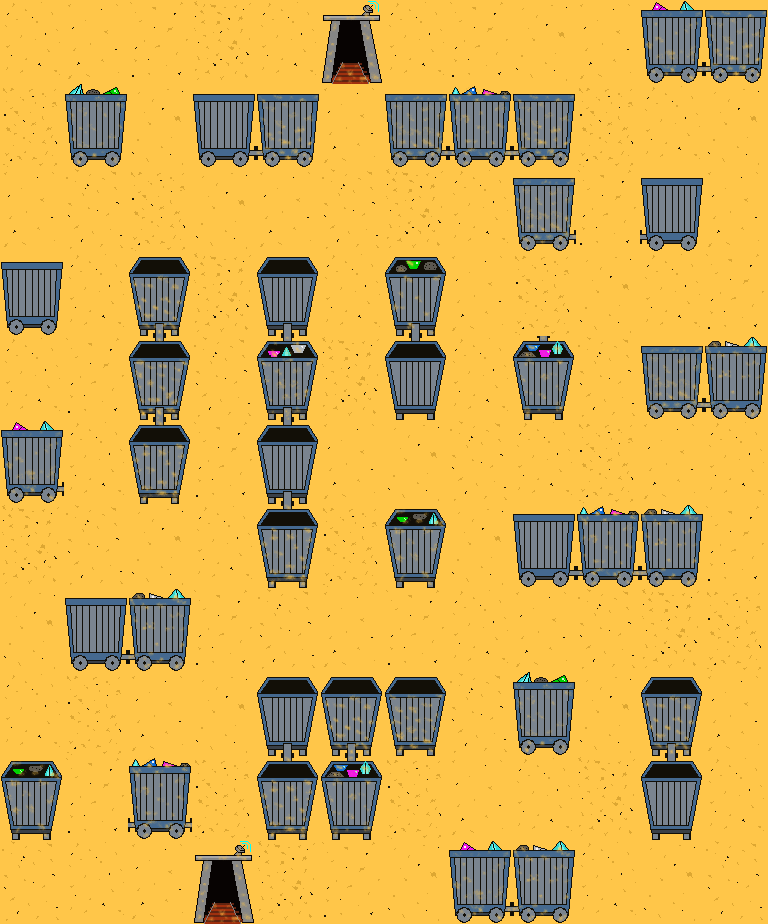

This game map was drawn from its Tiled (.tmx) file and the tilesets committed beside it. A one-line description and the full map source follow:
An orthogonal 12x11 tile map with 64x84 px tiles, 1 tile layer (Background) and 49 objects (5x ItemSpawn, 5x GemSpawn, 4x OreSpawn, 2x Mineshaft, Player).

<map version="1.10" tiledversion="1.11.0" orientation="orthogonal" renderorder="right-down" width="12" height="11" tilewidth="64" tileheight="84" infinite="0" nextlayerid="8" nextobjectid="52">
 <editorsettings>
  <export target="venus-map2.json" format="json" />
 </editorsettings>
 <tileset firstgid="1" source="venus-tileset.tsx" />
 <layer id="1" name="Background" width="12" height="11">
  <data encoding="csv">
181,3,208,172,181,73,181,208,190,3,91,28,
163,82,190,100,28,3,10,109,28,163,181,190,
3,2,163,190,3,2,172,181,10,208,4,3,
1,181,55,172,7,181,145,3,163,190,181,208,
181,208,46,2,136,172,8,181,154,2,10,118,
91,181,64,208,6,3,190,2,181,163,3,181,
172,2,190,181,64,163,127,190,100,109,118,208,
190,100,118,208,2,3,208,181,3,2,172,163,
181,163,3,190,7,55,37,2,82,190,55,3,
127,208,109,163,64,154,163,3,181,172,8,181,
2,181,3,73,172,208,190,91,118,181,190,2
</data>
 </layer>
 <objectgroup id="2" name="PlayerSpawn">
  <object id="1" name="Player" x="320" y="336" width="64" height="84" />
 </objectgroup>
 <objectgroup id="3" name="Mineshaft">
  <object id="2" name="Mineshaft" x="320" y="0" width="64" height="84" />
  <object id="3" name="Mineshaft" x="192" y="840" width="64" height="84" />
 </objectgroup>
 <objectgroup id="4" name="Collision">
  <object id="6" x="768" y="84">
   <polyline points="0,0 0,252" />
  </object>
  <object id="7" x="768" y="420">
   <polyline points="0,0 0,504" />
  </object>
  <object id="8" x="768" y="924">
   <polyline points="0,0 -192,0" />
  </object>
  <object id="9" x="448" y="924">
   <polyline points="0,0 -448,0" />
  </object>
  <object id="10" x="0" y="924">
   <polyline points="0,0 0,-84" />
  </object>
  <object id="11" x="0" y="756">
   <polyline points="0,0 0,-252" />
  </object>
  <object id="12" x="0" y="420">
   <polyline points="0,0 0,-84" />
  </object>
  <object id="13" x="0" y="252">
   <polyline points="0,0 0,-252" />
  </object>
  <object id="14" x="64" y="84" width="64" height="84" />
  <object id="15" x="192" y="84" width="128" height="84" />
  <object id="16" x="384" y="84" width="192" height="84" />
  <object id="17" x="640" y="0" width="128" height="84" />
  <object id="18" x="512" y="168" width="64" height="84" />
  <object id="19" x="640" y="168" width="64" height="84" />
  <object id="20" x="0" y="252" width="64" height="84" />
  <object id="21" x="128" y="252" width="64" height="252" />
  <object id="22" x="256" y="252" width="64" height="336" />
  <object id="23" x="384" y="252" width="64" height="168" />
  <object id="24" x="512" y="336" width="64" height="84" />
  <object id="25" x="640" y="336" width="128" height="84" />
  <object id="26" x="0" y="420" width="64" height="84" />
  <object id="27" x="384" y="504" width="64" height="84" />
  <object id="28" x="512" y="504" width="192" height="84" />
  <object id="29" x="64" y="588" width="128" height="84" />
  <object id="30" x="256" y="672" width="192" height="84" />
  <object id="31" x="512" y="672" width="64" height="84" />
  <object id="32" x="640" y="672" width="64" height="168" />
  <object id="33" x="0" y="756" width="64" height="84" />
  <object id="34" x="128" y="756" width="64" height="84" />
  <object id="35" x="256" y="756" width="128" height="84" />
  <object id="36" x="448" y="840" width="128" height="84" />
  <object id="51" x="0" y="0">
   <polyline points="0,0 640,0" />
  </object>
 </objectgroup>
 <objectgroup id="5" name="ItemSpawnList">
  <object id="37" name="ItemSpawn" x="576" y="756" width="64" height="84" />
  <object id="38" name="ItemSpawn" x="704" y="84" width="64" height="84" />
  <object id="39" name="ItemSpawn" x="0" y="336" width="64" height="84" />
  <object id="40" name="ItemSpawn" x="576" y="420" width="64" height="84" />
  <object id="41" name="ItemSpawn" x="128" y="672" width="64" height="84" />
 </objectgroup>
 <objectgroup id="6" name="OreSpawnList">
  <object id="42" name="OreSpawn" x="64" y="840" width="64" height="84" />
  <object id="43" name="OreSpawn" x="704" y="672" width="64" height="84" />
  <object id="44" name="OreSpawn" x="0" y="168" width="64" height="84" />
  <object id="45" name="OreSpawn" x="512" y="0" width="64" height="84" />
 </objectgroup>
 <objectgroup id="7" name="GemSpawnList">
  <object id="46" name="GemSpawn" x="448" y="588" width="64" height="84" />
  <object id="47" name="GemSpawn" x="192" y="336" width="64" height="84" />
  <object id="48" name="GemSpawn" x="576" y="252" width="64" height="84" />
  <object id="49" name="GemSpawn" x="0" y="588" width="64" height="84" />
  <object id="50" name="GemSpawn" x="320" y="840" width="64" height="84" />
 </objectgroup>
</map>
